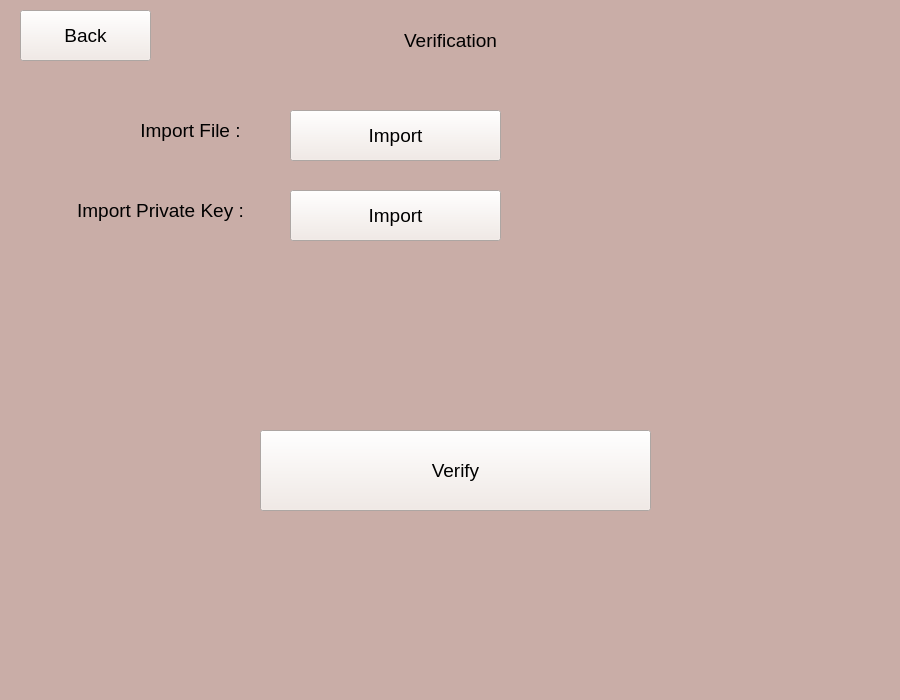
<?xml version="1.0" encoding="UTF-8"?>
<ui version="4.0">
 <class>MainWindow</class>
 <widget class="QMainWindow" name="MainWindow">
  <property name="geometry">
   <rect>
    <x>0</x>
    <y>0</y>
    <width>900</width>
    <height>700</height>
   </rect>
  </property>
  <property name="windowTitle">
   <string>MainWindow</string>
  </property>
  <property name="styleSheet">
   <string notr="true">background-color: rgb(201, 173, 167);</string>
  </property>
  <widget class="QWidget" name="centralwidget">
   <widget class="QPushButton" name="verifButton">
    <property name="geometry">
     <rect>
      <x>260</x>
      <y>430</y>
      <width>391</width>
      <height>81</height>
     </rect>
    </property>
    <property name="font">
     <font>
      <pointsize>14</pointsize>
     </font>
    </property>
    <property name="styleSheet">
     <string notr="true">background-color: rgb(242, 233, 228);</string>
    </property>
    <property name="text">
     <string>Verify</string>
    </property>
   </widget>
   <widget class="QLabel" name="label">
    <property name="geometry">
     <rect>
      <x>270</x>
      <y>20</y>
      <width>361</width>
      <height>41</height>
     </rect>
    </property>
    <property name="font">
     <font>
      <pointsize>14</pointsize>
     </font>
    </property>
    <property name="text">
     <string>Verification</string>
    </property>
    <property name="alignment">
     <set>Qt::AlignCenter</set>
    </property>
    <property name="wordWrap">
     <bool>true</bool>
    </property>
   </widget>
   <widget class="QLabel" name="label_3">
    <property name="geometry">
     <rect>
      <x>220</x>
      <y>330</y>
      <width>441</width>
      <height>41</height>
     </rect>
    </property>
    <property name="font">
     <font>
      <pointsize>14</pointsize>
     </font>
    </property>
    <property name="text">
     <string/>
    </property>
    <property name="alignment">
     <set>Qt::AlignCenter</set>
    </property>
    <property name="wordWrap">
     <bool>true</bool>
    </property>
   </widget>
   <widget class="QPushButton" name="backButton">
    <property name="geometry">
     <rect>
      <x>20</x>
      <y>10</y>
      <width>131</width>
      <height>51</height>
     </rect>
    </property>
    <property name="font">
     <font>
      <pointsize>14</pointsize>
     </font>
    </property>
    <property name="styleSheet">
     <string notr="true">background-color: rgb(242, 233, 228);</string>
    </property>
    <property name="text">
     <string>Back</string>
    </property>
   </widget>
   <widget class="QLabel" name="label_4">
    <property name="geometry">
     <rect>
      <x>10</x>
      <y>110</y>
      <width>361</width>
      <height>41</height>
     </rect>
    </property>
    <property name="font">
     <font>
      <pointsize>14</pointsize>
     </font>
    </property>
    <property name="text">
     <string>Import File :</string>
    </property>
    <property name="alignment">
     <set>Qt::AlignCenter</set>
    </property>
    <property name="wordWrap">
     <bool>true</bool>
    </property>
   </widget>
   <widget class="QPushButton" name="importFileButton">
    <property name="geometry">
     <rect>
      <x>290</x>
      <y>110</y>
      <width>211</width>
      <height>51</height>
     </rect>
    </property>
    <property name="font">
     <font>
      <pointsize>14</pointsize>
     </font>
    </property>
    <property name="styleSheet">
     <string notr="true">background-color: rgb(242, 233, 228);</string>
    </property>
    <property name="text">
     <string>Import</string>
    </property>
   </widget>
   <widget class="QPushButton" name="impPrivKeyButton">
    <property name="geometry">
     <rect>
      <x>290</x>
      <y>190</y>
      <width>211</width>
      <height>51</height>
     </rect>
    </property>
    <property name="font">
     <font>
      <pointsize>14</pointsize>
     </font>
    </property>
    <property name="styleSheet">
     <string notr="true">background-color: rgb(242, 233, 228);</string>
    </property>
    <property name="text">
     <string>Import</string>
    </property>
   </widget>
   <widget class="QLabel" name="label_5">
    <property name="geometry">
     <rect>
      <x>-20</x>
      <y>190</y>
      <width>361</width>
      <height>41</height>
     </rect>
    </property>
    <property name="font">
     <font>
      <pointsize>14</pointsize>
     </font>
    </property>
    <property name="text">
     <string>Import Private Key :</string>
    </property>
    <property name="alignment">
     <set>Qt::AlignCenter</set>
    </property>
    <property name="wordWrap">
     <bool>true</bool>
    </property>
   </widget>
   <zorder>verifButton</zorder>
   <zorder>label</zorder>
   <zorder>label_3</zorder>
   <zorder>backButton</zorder>
   <zorder>label_4</zorder>
   <zorder>importFileButton</zorder>
   <zorder>label_5</zorder>
   <zorder>impPrivKeyButton</zorder>
  </widget>
  <widget class="QStatusBar" name="statusbar"/>
 </widget>
 <resources/>
 <connections/>
</ui>
